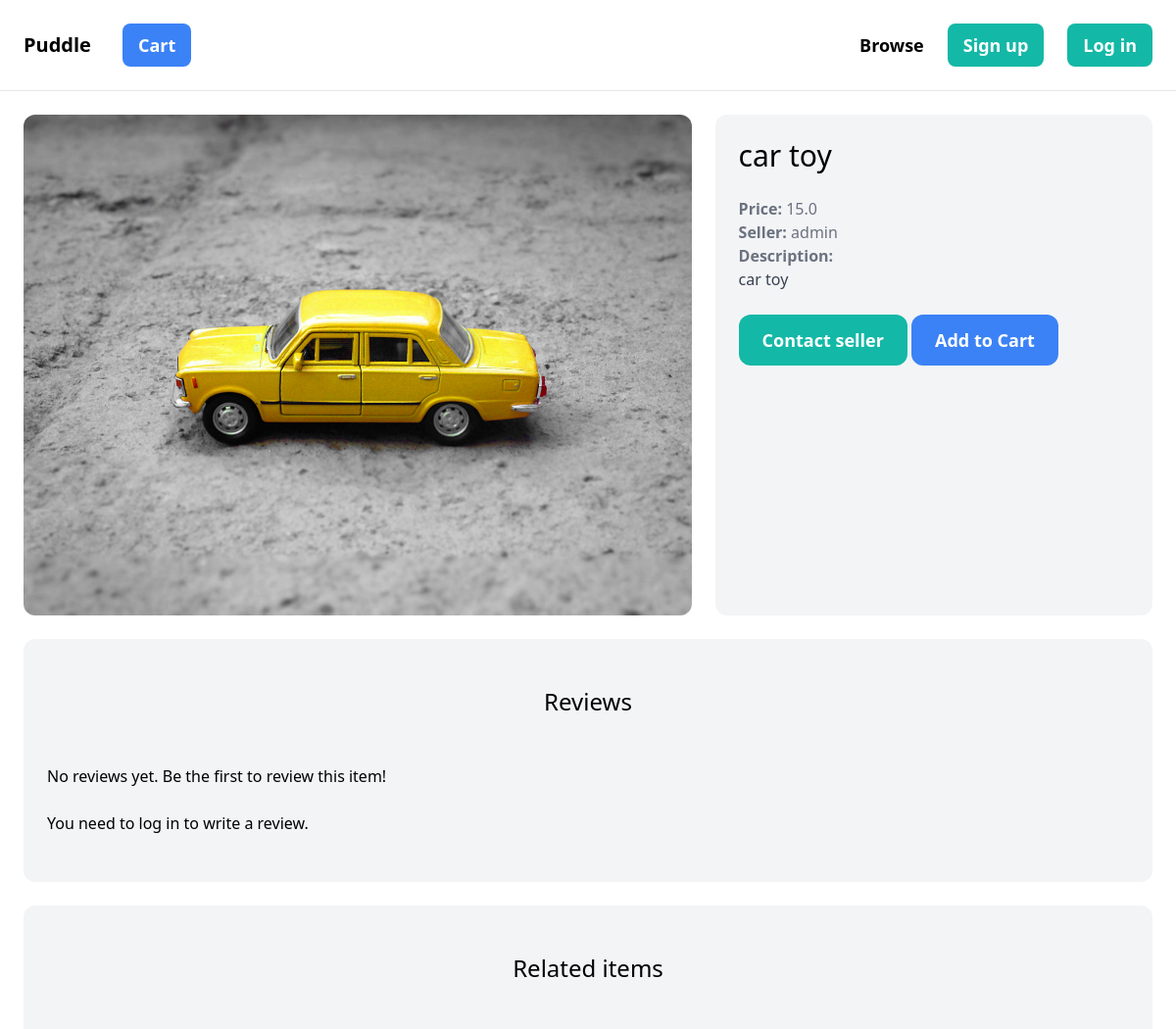
The page /items/2/ (upper part) on the database as committed earlier.
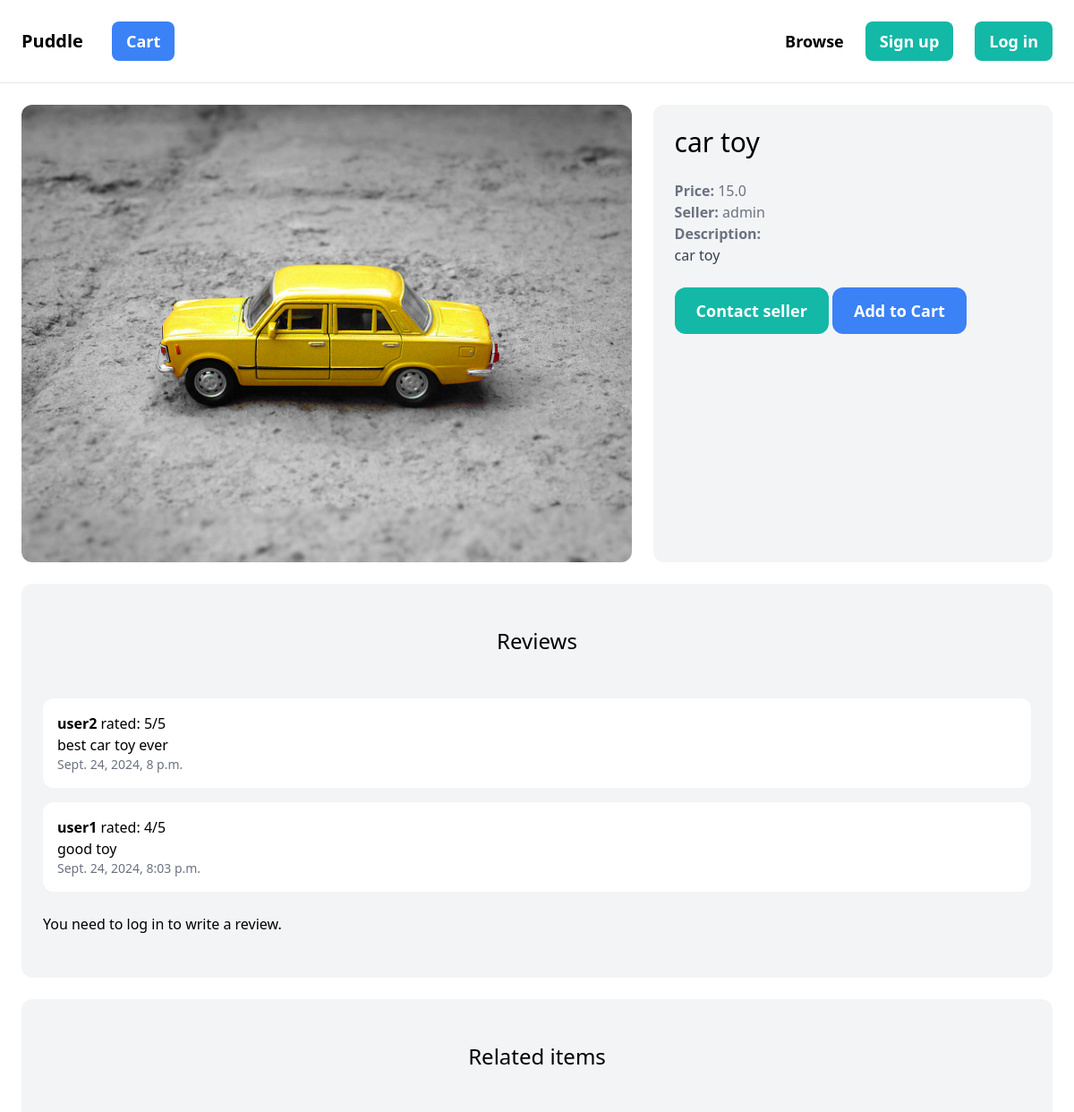
The same page on the database as committed later.
### item/models.py (models this page shows, shortened)
class Review(models.Model):
    item = models.ForeignKey(Item, related_name='reviews', on_delete=models.CASCADE)
    user = models.ForeignKey(User, on_delete=models.CASCADE)
    rating = models.IntegerField()
    comment = models.TextField()
    created_at = models.DateTimeField(auto_now_add=True)

### item/views.py (the view)
# urls.py: path('<int:pk>/', views.detail, name='detail'),
def detail(request, pk):
    item = get_object_or_404(Item, pk=pk)
    related_items = Item.objects.filter(category=item.category, is_sold=False).exclude(pk=pk)[0:3]
    reviews = Review.objects.filter(item=item)
    if request.method == 'POST':
        if request.user.is_authenticated:
            form = ReviewForm(request.POST)
            if form.is_valid():
                review = form.save(commit=False)
                review.item = item
                review.user = request.user
                review.save()
                return redirect('item:detail', pk=item.pk)
        else:
            return redirect('login')
    else:
        form = ReviewForm()
    return render(request, 'item/detail.html', {
        'item': item,
        'related_items': related_items,
        'reviews': reviews,
        'form': form
    })

### item/templates/item/detail.html (shortened to what this page needs)
{% extends 'core/base.html' %}
{% block content %}
<div class="grid grid-cols-5 gap-6">
    <div class="col-span-3">
        <img src="{{ item.image.url }}" class="rounded-xl">
    </div>
    <div class="col-span-2 p-6 bg-gray-100 rounded-xl">
        <h1 class="mb-6 text-3xl">{{ item.name }}</h1>
        <p class="text-gray-500"><strong>Price: </strong>{{ item.price }}</p>
        <p class="text-gray-500"><strong>Seller: </strong>{{ item.created_by.username }}</p>
        {% if item.description %}
            <p class="text-gray-700">
                <strong class="text-gray-500">Description:</strong><br>
                {{ item.description }}
            </p>
        {% endif %}
        {% if request.user == item.created_by %}
            <div class="mt-6 p-6 bg-white rounded-xl">
                <p>This is your item!</p>
                <a href="{% url 'item:edit' item.id %}" class="inline-block mt-6 px-6 py-3 text-lg font-semibold bg-teal-500 text-white rounded-xl">Edit</a>
                <a href="{% url 'item:delete' item.id %}" class="inline-block mt-6 px-6 py-3 text-lg font-semibold bg-red-500 text-white rounded-xl">Delete</a>
            </div>
        {% else %}
            <a href="{% url 'conversation:new' item.id %}" class="inline-block mt-6 px-6 py-3 text-lg font-semibold bg-teal-500 text-white rounded-xl hover:bg-teal-700">Contact seller</a>
            <form method="post" action="{% url 'item:add_to_cart' item.id %}" class="inline-block mt-6">
                <button type="submit" class="px-6 py-3 text-lg font-semibold bg-blue-500 text-white rounded-xl hover:bg-blue-700">Add to Cart</button>
            </form>
        {% endif %}
    </div>
</div>
<div class="mt-6 px-6 py-12 bg-gray-100 rounded-xl">
    <h2 class="mb-12 text-2xl text-center">Reviews</h2>
    <div class="mb-6">
        {% for review in reviews %}
            <div class="mb-4 p-4 bg-white rounded-xl">
                <p><strong>{{ review.user.username }}</strong> rated: {{ review.rating }}/5</p>
                <p>{{ review.comment }}</p>
                <p class="text-gray-500 text-sm">{{ review.created_at }}</p>
            </div>
        {% empty %}
            <p>No reviews yet. Be the first to review this item!</p>
        {% endfor %}
    </div>
    {% if user.is_authenticated %}
        <h3 class="text-xl mb-4">Write a review</h3>
        <form method="post">
            {% csrf_token %}
            <div class="mb-4">
                <label for="id_rating" class="block">Rating (1-5)</label>
                {{ form.rating }}
            </div>
            <div class="mb-4">
                <label for="id_comment" class="block">Your Review</label>
                {{ form.comment }}
            </div>
            <button type="submit" class="px-6 py-3 bg-blue-500 text-white rounded-xl">Submit Review</button>
        </form>
    {% else %}
        <p>You need to <a href="{% url 'core:login' %}">log in</a> to write a review.</p>
    {% endif %}
</div>
<div class="mt-6 px-6 py-12 bg-gray-100 rounded-xl">
    <h2 class="mb-12 text-2xl text-center">Related items</h2>
</div>
{% endblock %}

Rows that differ between the two databases and show on the page:
added Review: user.username "user2", rating "5", comment "best car toy ever", created_at "Sept. 24, 2024, 8 p.m."
added Review: user.username "user1", rating "4", comment "good toy", created_at "Sept. 24, 2024, 8:03 p.m."
Other text that changed with them:
text no longer shown: "No reviews yet. Be the first to review this item!"
